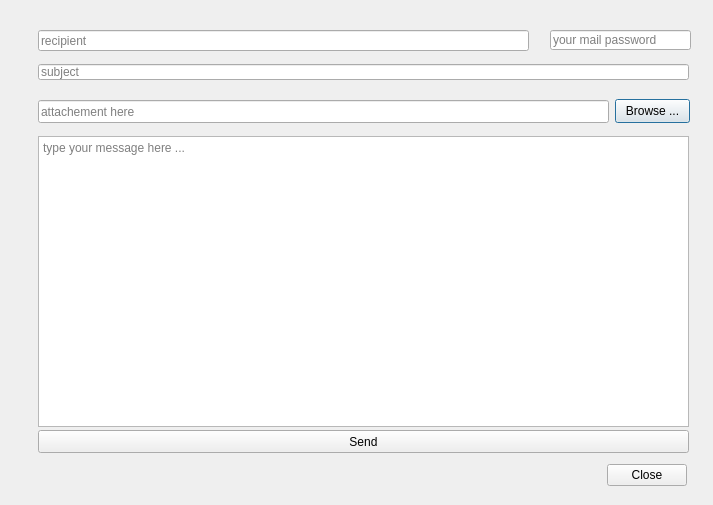
<?xml version="1.0" encoding="UTF-8"?>
<ui version="4.0">
 <class>mail</class>
 <widget class="QDialog" name="mail">
  <property name="geometry">
   <rect>
    <x>0</x>
    <y>0</y>
    <width>713</width>
    <height>505</height>
   </rect>
  </property>
  <property name="windowTitle">
   <string>Dialog</string>
  </property>
  <widget class="QLineEdit" name="subject">
   <property name="geometry">
    <rect>
     <x>38</x>
     <y>64</y>
     <width>651</width>
     <height>16</height>
    </rect>
   </property>
   <property name="placeholderText">
    <string>subject</string>
   </property>
  </widget>
  <widget class="QTextEdit" name="msg">
   <property name="geometry">
    <rect>
     <x>38</x>
     <y>136</y>
     <width>651</width>
     <height>291</height>
    </rect>
   </property>
   <property name="placeholderText">
    <string>type your message here ...</string>
   </property>
  </widget>
  <widget class="QLineEdit" name="file">
   <property name="geometry">
    <rect>
     <x>38</x>
     <y>100</y>
     <width>571</width>
     <height>23</height>
    </rect>
   </property>
   <property name="placeholderText">
    <string>attachement here</string>
   </property>
  </widget>
  <widget class="QPushButton" name="browseBtn">
   <property name="geometry">
    <rect>
     <x>615</x>
     <y>99</y>
     <width>75</width>
     <height>24</height>
    </rect>
   </property>
   <property name="text">
    <string>Browse ...</string>
   </property>
  </widget>
  <widget class="QPushButton" name="pushButton">
   <property name="geometry">
    <rect>
     <x>607</x>
     <y>464</y>
     <width>80</width>
     <height>22</height>
    </rect>
   </property>
   <property name="text">
    <string>Close</string>
   </property>
  </widget>
  <widget class="QLineEdit" name="rcpt">
   <property name="geometry">
    <rect>
     <x>38</x>
     <y>30</y>
     <width>491</width>
     <height>21</height>
    </rect>
   </property>
   <property name="placeholderText">
    <string>recipient</string>
   </property>
  </widget>
  <widget class="QLineEdit" name="mail_pass">
   <property name="geometry">
    <rect>
     <x>550</x>
     <y>30</y>
     <width>141</width>
     <height>20</height>
    </rect>
   </property>
   <property name="echoMode">
    <enum>QLineEdit::Password</enum>
   </property>
   <property name="placeholderText">
    <string>your mail password</string>
   </property>
  </widget>
  <widget class="QPushButton" name="sendBtn">
   <property name="geometry">
    <rect>
     <x>38</x>
     <y>430</y>
     <width>651</width>
     <height>23</height>
    </rect>
   </property>
   <property name="text">
    <string>Send</string>
   </property>
  </widget>
 </widget>
 <resources/>
 <connections/>
</ui>
